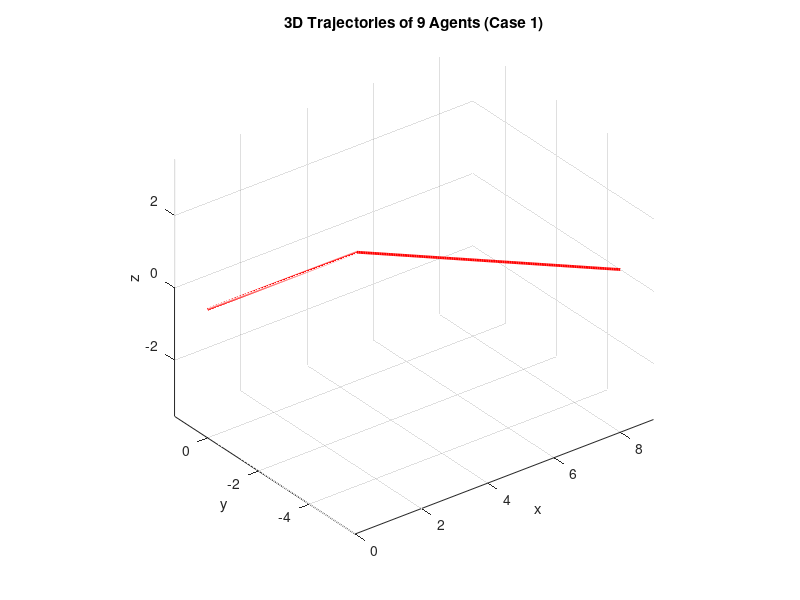

Recreate this plot in MATLAB. (Note: this script raises an error after producing the figure.)
clear; clc; close all;

% Parameters
P = 9;                  % number of agents                 
R  = 5;                 % desired distance to target
k1 = 5; k2 = 5; k3 = 5; % controller gains
ts = 0.01;              % time step
T  = 3.5;               % total simulation time
steps = T/ts;

%Number of points for fibonacci (the number of agents MUST BE ODD)
N = floor((P-1)/2);     % Since P = 2N + 1 works best for odd P

% Generate indices
idx = -N:N;  

% Golden ratio
phi_golden = (1 + sqrt(5)) / 2;

% Fibonacci-based longitude
fibonacci_phi = 2 * pi * idx / phi_golden;

%Since we want the control to be the same for all drones
fibonacci_theta = acos(2*idx/P);
% This creates an issue, as shown in the file "points_on_sphere_mean",
% where if we have few points, the mean spacing is still very accurate.
% However, if we increase the number of points (e.g., 101),
% we get a lot of points near the top and few on the bottom of the sphere.
% This is due to the fact that points are not distribute
% uniformly in latitude.
% As a result, using the mean difference of theta (latitude) is misleading for large P,
% because it does not account for the non-uniform density of points along the sphere.

% Initial conditions (Table 1)
theta0 = [0.175 0.698 1.222 1.745 2.269 2.793 3.491 4.189 4.712];
r0     = [30 25 10 20 15 30 25 20 15];
phi0   = [1.484 1.222 1.396 1.047 1.484 1.222 0.698 1.396 0.960];

theta = theta0;
r     = r0;
phi   = phi0;

% Storage
traj = zeros(P,3,steps);  % agent positions
target = zeros(3,steps);

% Target trajectory (from paper)
% po(t) = [3t,0,0]T for 0<=t<=1.5
%       = [3t, -3(t-1.5), 0]T for 1.5<t<=3
%       = [9,-4.5,0]T for 3<t<=5
target_fun = @(t) [ ...
    (t<=1.5).*3*t + (t>1.5 & t<=3).*3*t + (t>3).*9 ; ...
    (t<=1.5).*0    + (t>1.5 & t<=3).*(-3*(t-1.5)) + (t>3).*(-4.5) ; ...
    zeros(size(t)) ];

% Initialize control laws vars
dtheta = zeros(1,P);
dphi = zeros(1,P);
theta_dot = zeros(1,P);
r_dot = zeros(1,P);
phi_dot = zeros(1,P);

% In initialization
pos = zeros(3, P); % Each column is the 3D position of an agent
for i = 1:P
    pos(:,i) = r(i) * [sin(theta(i))*cos(phi(i));
                       sin(theta(i))*sin(phi(i));
                       cos(theta(i))] + target_fun(0);
end

% Simulation loop
for k = 2:steps+1
    t = (k-1)*ts;
    
    % Target position
    po = target_fun(t);
    target(:,k) = po;
    
    p_des = po + R * [sin(fibonacci_theta).*cos(fibonacci_phi); 
                      sin(fibonacci_theta).*sin(fibonacci_phi); 
                      cos(fibonacci_theta)];

    % Compute agent positions in Cartesian coordinates
    center = mean(traj(:,:,k-1));
    for i=1:P
        pos(:,i) = center' + r(i) *[sin(theta(i))*cos(phi(i));
                          sin(theta(i))*sin(phi(i));
                          cos(theta(i))];

        v = k1 * (p_des(:,i) - pos(:,i));
        pos(:,i) = pos(:,i) + ts * v;
        traj(i,:,k) = pos(:,i)';
    end
    
    theta_dot = k1*(fibonacci_theta - theta);
    r_dot     = k2*(R*ones(1,P) - r);
    phi_dot   = k3*(fibonacci_phi - phi);
    
    % Euler integration
    theta = theta + ts*theta_dot;
    r     = r + ts*r_dot;
    phi   = phi + ts*phi_dot;
end

% 3D trajectories animation
figure; hold on; grid on; axis equal
colors = lines(P);

% Plot target path once
plot3(target(1,:), target(2,:), target(3,:), 'r', 'LineWidth', 2); 
xlabel('x'); ylabel('y'); zlabel('z');
title('3D Trajectories of 9 Agents (Case 1)');
view(3);

% Initialize plot handles for agents
endMarkers = gobjects(P,1);

% Plot the target marker
targetMarket = plot3(target(1,1), target(2,1), target(3,1), 'ro', ...
    'MarkerSize', 10, 'MarkerFaceColor', 'r');

% Create a sphere at the target location with radius R = 5
[XS, YS, ZS] = sphere(20); % 20x20 mesh grid for smooth sphere
targetSphere = surf(R*XS + target(1,1), R*YS + target(2,1), R*ZS + target(3,1), ...
    'FaceColor', 'r', 'FaceAlpha', 0.3, 'EdgeColor', 'none'); % semi-transparent

% Initialize agent markers
for i = 1:P
    endMarkers(i) = plot3(traj(i,1,1), traj(i,2,1), traj(i,3,1), 'x', ...
        'Color', colors(i,:), 'MarkerSize', 6); % end marker (will move)
end

numSteps = size(traj, 3);
for t = 1:numSteps
    % Update target marker
    set(targetMarket, 'XData', target(1,t), 'YData', target(2,t), 'ZData', target(3,t));
    
    % Update the sphere position
    set(targetSphere, 'XData', R*XS + target(1,t), ...
                      'YData', R*YS + target(2,t), ...
                      'ZData', R*ZS + target(3,t));
    
    % Update agent markers
    for i = 1:P
        set(endMarkers(i), 'XData', traj(i,1,t), 'YData', traj(i,2,t), 'ZData', traj(i,3,t));
    end
    
    drawnow;
    if t < 100
        pause(0.1); % wait 0.1 s between steps
    else
        pause(0.01);
    end
end
